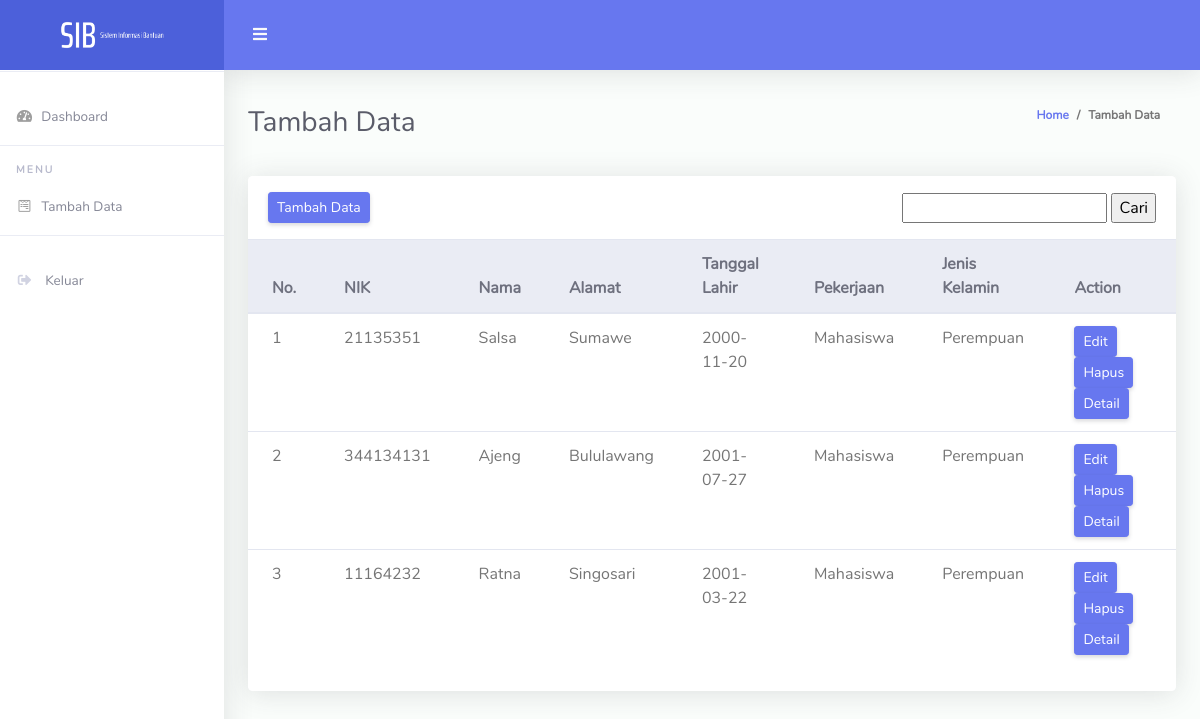
Screenshot of /tambahDataWarga_user/tambahData.php with the database file from the repository.
### tables this page shows
CREATE TABLE `warga` (
  `id_warga` int(11) NOT NULL,
  `nik` varchar(50) NOT NULL,
  `nama` varchar(50) NOT NULL,
  `alamat` varchar(50) NOT NULL,
  `ttl` date NOT NULL,
  `pekerjaan` varchar(50) NOT NULL,
  `jenisKelamin` varchar(50) NOT NULL
);

### tambahDataWarga_user/tambahData.php (the view, shortened to what this page needs)
<!DOCTYPE html>
<html lang="en">
<head>
  <link href="../vendor/fontawesome-free/css/all.min.css" rel="stylesheet" type="text/css">
  <link href="../vendor/bootstrap/css/bootstrap.min.css" rel="stylesheet" type="text/css">
  <link href="../css/ruang-admin.min.css" rel="stylesheet">
</head>
<body id="page-top">
  <div id="wrapper">
    <ul class="navbar-nav sidebar sidebar-light accordion" id="accordionSidebar">
      <a class="sidebar-brand d-flex align-items-center justify-content-center" href="../index_user.php">
        <div class="sidebar-brand-icon">
          <img src="../img/logo/SSIB.png">
        </div>
      </a>
      <hr class="sidebar-divider">
      <li class="nav-item">
        <a class="nav-link" href="../index_user.php">
          <i class="fas fa-fw fa-tachometer-alt"></i>
          <span>Dashboard</span>
        </a>
      </li>
      <hr class="sidebar-divider">
      <div class="sidebar-heading">
        Menu
      </div>
      <li class="nav-item">
        <a class="nav-link" href="tambahData.php">
          <i class="fab fa-fw fa-wpforms"></i>
          <span>Tambah Data</span>
        </a>
      </li>
      <hr class="sidebar-divider">
      <li class="nav-item">
        <a class="nav-link" href="../logout.php">
          <i class="fas fa-sign-out-alt fa-sm fa-fw mr-2 text-gray-400 "></i>
          <span>Keluar</span>
        </a>
      </li>
    </ul>
    <div id="content-wrapper" class="d-flex flex-column">
      <div id="content">
        <nav class="navbar navbar-expand navbar-light bg-navbar topbar mb-4 static-top">
          <button id="sidebarToggleTop" class="btn btn-link rounded-circle mr-3">
            <i class="fa fa-bars"></i>
          </button>
        </nav>
        <div class="container-fluid" id="container-wrapper">
          <div class="d-sm-flex align-items-center justify-content-between mb-4">
            <h1 class="h3 mb-0 text-gray-800">Tambah Data</h1>
            <ol class="breadcrumb">
              <li class="breadcrumb-item"><a href="tambahData.php">Home</a></li>
              <li class="breadcrumb-item">Tambah Data</li>
            </ol>
          </div>
          <div class="row">
            <div class="col-lg-12">
              <div class="card">
                <div class="card-header py-3 d-flex flex-row align-items-center justify-content-between">
                  <h6 class="m-0 font-weight-bold text-primary"><a href="form_tambahData.php" class="btn btn-sm btn-primary">Tambah Data</a></h6>
                  <form action="../tambahDataWarga/tambahData.php" method="get">
                      <input type="text" name="cari">
                      <input type="submit" value="Cari">
                  </form>
                </div>
                <div class="table-responsive">
                  <table class="table align-items-center table-flush">
                    <thead class="thead-light">
                      <tr>
                        <th>No.</th>
                        <th>NIK</th>
                        <th>Nama</th>
                        <th>Alamat</th>
                        <th>Tanggal Lahir</th>
                        <th>Pekerjaan</th>
                        <th>Jenis Kelamin</th>
                        <th>Action</th>
                      </tr>
                      <?php
                          include "../config.php";
                          if(isset($_GET['cari'])){
                              $cari = $_GET['cari'];
                              $query = mysqli_query($koneksi,"SELECT * FROM warga WHERE nama LIKE '%".$cari."%' OR nik LIKE '%".$cari."%'" );
                            }
                              else{
                                  $query = mysqli_query($koneksi,"SELECT * FROM warga");
                              }
                          $nomor = 1;
                          if($query){
                          while($data = mysqli_fetch_array($query)){
                          ?>
                            <tr>
                              <td><?php echo $nomor++; ?></td>
                              <td><?php echo $data['nik']; ?></td>
                              <td><?php echo $data['nama']; ?></td>
                              <td><?php echo $data['alamat']; ?></td>
                              <td><?php echo $data['ttl']; ?></td>
                              <td><?php echo $data['pekerjaan']; ?></td>
                              <td><?php echo $data['jenisKelamin']; ?></td>
                              <td>
                                <a class="btn btn-sm btn-primary" href="form_editData.php?id_warga=<?php echo $data['id_warga']; ?>">Edit</a>
                                <a class="btn btn-sm btn-primary" href="deleteData.php?id_warga=<?php echo $data['id_warga']; ?>" onclick="return confirm()">Hapus</a>
                                <a class="btn btn-sm btn-primary" href="detail.php?id_warga=<?php echo $data['id_warga']; ?>">Detail</a>
                              </td>
                            </tr>
                            <?php } }?>
                      </thead>
                  </table>
                </div>
                <div class="card-footer"></div>
              </div>
            </div>
          </div>
        </div>
      </div>
    </div>
  </div>
</body>
</html>

### rows the page displays
warga: nik "21135351", nama "Salsa", alamat "Sumawe", ttl "2000-11-20", pekerjaan "Mahasiswa", jenisKelamin "Perempuan"
warga: nik "344134131", nama "Ajeng", alamat "Bululawang", ttl "2001-07-27", pekerjaan "Mahasiswa", jenisKelamin "Perempuan"
warga: nik "11164232", nama "Ratna", alamat "Singosari", ttl "2001-03-22", pekerjaan "Mahasiswa", jenisKelamin "Perempuan"
